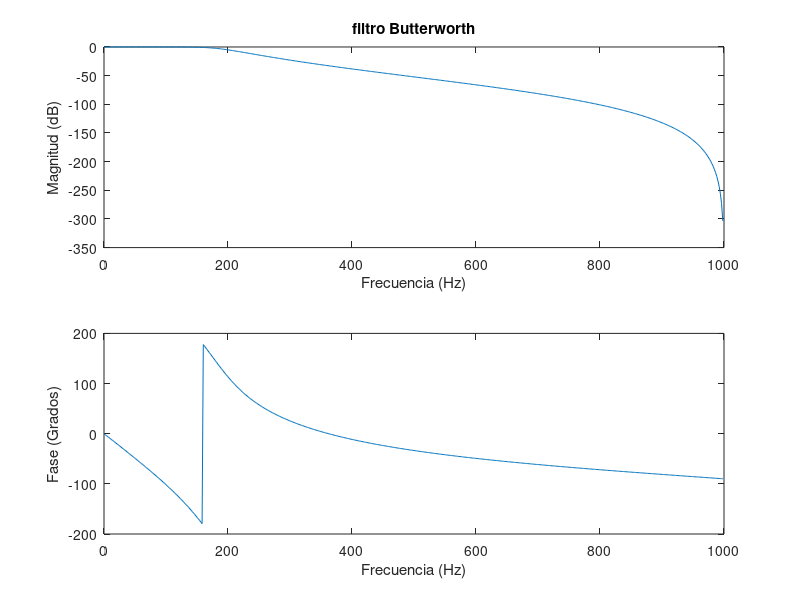
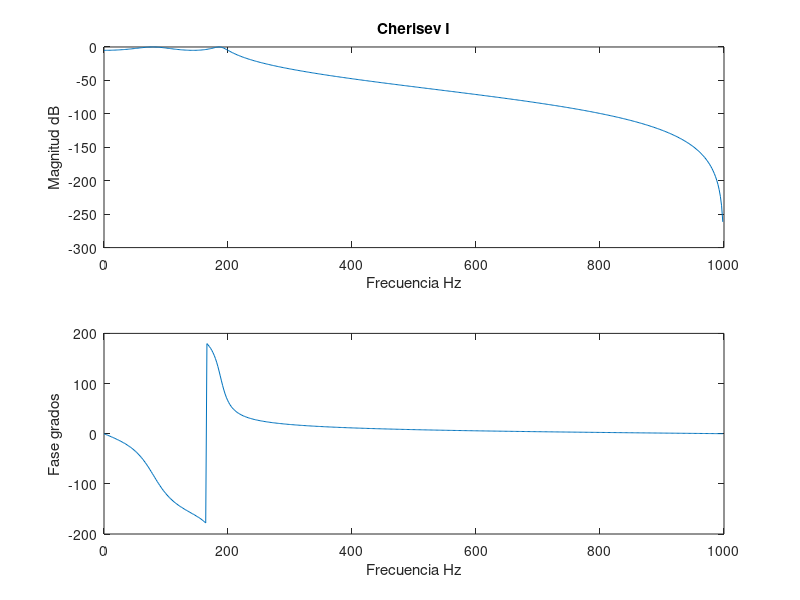
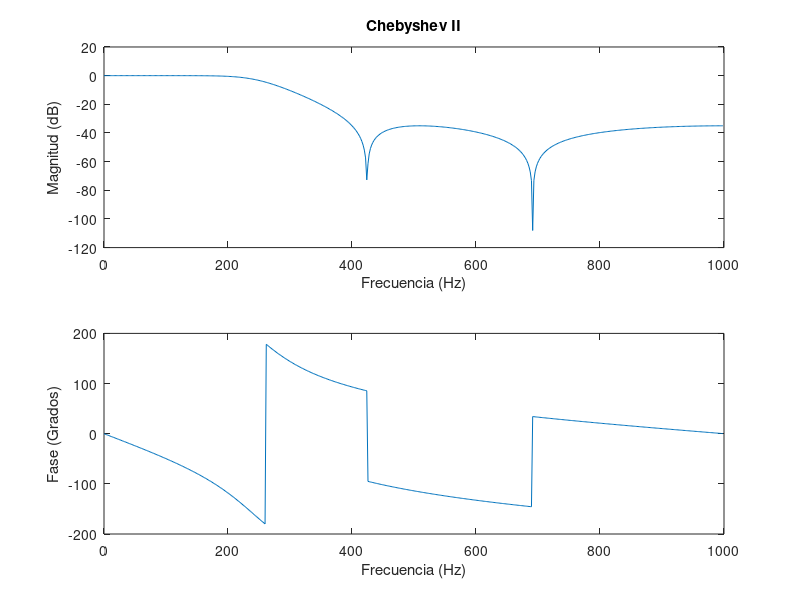
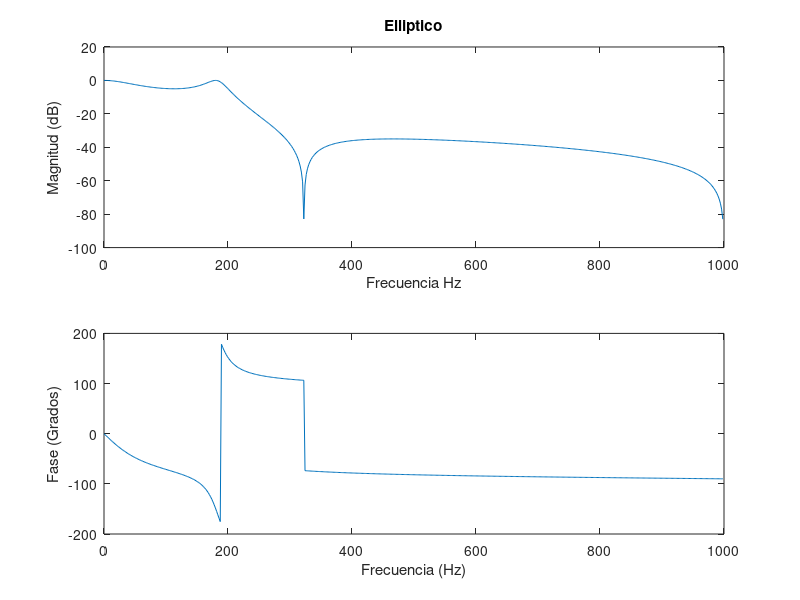

These figures' MATLAB source, in order: (Note: this script raises an error after producing the figures.)
%desarrollo de clase
%% Practica 3. DISEÑO DE FILTROS DIGITALES IIR.

%En todos los apartados sobre diseño de filtros IIR, tenga en
%cuenta que MATLAB considera las frecuencias de corte de los 
%filtros normalizadas r
%especto a la mitad de la frecuencia de muestreo, fs/2.

% TIPO 1: Funciones para determinar el orden dadas ciertas
%expecificaciones. Estas funciones reciben como entrada los parametros de
%la mascara de tolerancia y devuelven el orden y la frecuencia de corte
%necesarios para las funciones que diseñan propiamente.

    % buttord
    % cheb1ord
    % cheb2ord
    % ellipord

% TIPO 2: Funciones para diseñar el filtro, reciben el orden y la
% frecuencia de corte devueltos por la funcion que determina el orden y el
% rizado en las bandas.
% - butter - cheby1 - cheby2 - ellip

% Considere las siguientes especificaciones:
%1) PasoBajo,
%2) fs = 2000 hz
%3) fmax bandapaso = 200 hz
%4) fmin bandaatenuada = 400 hz
%5) Amax bandapaso = 5 dB
%6) Amin bandaatenuada = 35 dB

% Determine el orden y diseñe el filtro para cada una de las cuatro aproximaciones mencionadas.
% Seguidamente conteste a las siguientes preguntas:
type = 'low';
f=2000;fp=200;fs=400;Rp=5;Rs=35;
Wp=2*fp/f;Ws=2*fs/f;
%Todos los filtros si por ejemplo lo hacemos con FIR, sale como en la
%figura 1, aunque si lo hacemos con butterworth vamos a ver que el maximo
%es la unidad,o sea cuando el rizado de banda de paso es costante, siempre
%esta entre delta +1 y delta -1 , el ancho de banda de transicion es aquel
%que me exige mas orden, relajamos el ancho de banda de transicion



%% Con Butterworth
%Nb = orden butterworth
%WnB = frecuencia del filtro
[Nb,WnB] = buttord(Wp,Ws,Rp,Rs);
[Bb,Ab] = butter(Nb,WnB,type);
[Hb,w] = freqz(Bb,Ab);
figure;
subplot(211),plot(w*f/(2*pi),20*log10(abs(Hb)));
title('filtro Butterworth');xlabel('Frecuencia (Hz)');ylabel('Magnitud (dB)');
subplot(212),plot(w*f/(2*pi),angle(Hb)*180/pi);
xlabel('Frecuencia (Hz)');ylabel('Fase (Grados)');
%{
%El filtro de Butterworth efectua la aproximacion mediante el criterio de
%maxima uniformidad en la banda pasante. Es decir tener una respuesta en
%frecuencia lo mas plana posible.

%Observamos en el primer plot como hasta los 200Hz obtenemos una respuesta
%plana por parte del filtro.
%cada familia de filtros tiene dos lllamadas, una que lemetemos los
%parametros y nos devuelve el orden y la frecuencia de corte(no nos interesa)

La salida de ls segundas funciones, devuelve los ceros y polos
Siempre la entrada en DECIBELIOS
%}
%% Con Cherisev Tipo I. (ondulacion de banda de paso)

[Nc1,Wnc1] = cheb1ord(Wp,Ws,Rp,Rs);
[Bc1,Ac1] = cheby1(Nc1,Rp,Wnc1,type);
[Hc1,w] = freqz(Bc1,Ac1);
figure;
subplot(211);plot(w*f/(2*pi),20*log10(abs(Hc1))); title('Cherisev I'); xlabel('Frecuencia Hz');ylabel('Magnitud dB');
subplot(212);plot(w*f/(2*pi),angle(Hc1)*180/pi);xlabel('Frecuencia Hz');ylabel('Fase grados');

%Observamos en este caso y como debe de ser en este tipo de filtro, se
%produce una caida más pronunciada que con el filtro Butterworth(en frecuencia).
%Este tipo de filtros tienen la propiedad de minimizar el error entre la
%caracteristica del filtro idealizada y la real, dentro del rango del
%filtro.

%% Chebyshev tipo II.

[Nc2,Wnc2]=cheb2ord(Wp,Ws,Rp,Rs);
[Bc2,Ac2]=cheby2(Nc2,Rs,Ws,type);
[Hc2,w]=freqz(Bc2,Ac2);
figure;
subplot(211),plot(w*f/(2*pi),20*log10(abs(Hc2)));title('Chebyshev II');xlabel('Frecuencia (Hz)');ylabel('Magnitud (dB)');
subplot(212),plot(w*f/(2*pi),angle(Hc2)*180/pi);xlabel('Frecuencia (Hz)');ylabel('Fase (Grados)');
% Estos filtros a diferencia de los Chebyshev I presentan ceros y polos, 
% su rizado es constante en la banda de rechazo y además presentan una caída 
% monotónica en la banda pasante.

%% Elíptico.

[Ne,Wne]= ellipord(Wp,Ws,Rp,Rs);
[Be,Ae] = ellip(Ne,Rp,Rs,Wne,type);
[Hc3,w]= freqz(Be,Ae);
figure;
subplot(211);plot(w*f/(2*pi),20*log10(abs(Hc3)));title('Elliptico');xlabel('Frecuencia Hz');ylabel('Magnitud (dB)');
subplot(212);plot(w*f/(2*pi),angle(Hc3)*180/pi);xlabel('Frecuencia (Hz)');ylabel('Fase (Grados)');

%filtro de cauer
% Están diseñados de manera que consiguen estrechar la zona de transición 
% entre bandas y, además, acotando el rizado en esas bandas. La diferencia 
% con el filtro de Chevyshev es que este sólo lo hace en una de las bandas.
% 
% Estos filtros suelen ser más eficientes debido a que al minimizar la zona 
% de transición, ante unas mismas restricciones consiguen un menor orden.
% 
% Por el contrario son los que presentan una fase menos lineal.

%% PREGUNTA NUMERO UNO. (filtro lowpass)
% Orden necesario para cada una de las aproximaciones. ¿Cual es el menor?, ¿y el mayor?

    % buttord -> 5
    % cheb1ord -> 4
    % cheb2ord -> 4
    % ellipord -> 3
% El filtro de mayor orden es el de Butterworth y el de menor es el
% elíptico. El orden de cada una de las aproximaciones podemos saberlo
% observando el "Workspace".

%% PREGUNTA NUMERO DOS. (filtro low pass)
% Represente el modulo de la respuesta en frecuencia en decibelios para los cuatro filtros
% disenados. Represente el eje de frecuencias en hercios analogicos. Ajuste el eje vertical
% entre 5 y -70 dB (axis). Verifique el cumplimiento de las especificaciones en los 4 casos.
% Dibuje el diagrama de polos y ceros en un plano z. Compruebe que son filtros estables.
% Butterworth
[Hb,wb] = freqz(Bb,Ab);
figure; subplot(221); plot(wb*f/(2*pi),20*log10(abs(Hb)));title('Butterworth');xlabel('Frecuencia (Hz)');ylabel('Magnitud (dB)');axis([0 1000 -70 5]);
% Chebyshev I
[Hc1,w]=freqz(Bc1,Ac1);
subplot(222),plot(w*f/(2*pi),20*log10(abs(Hc1)));title('Chebyshev I');xlabel('Frecuencia (Hz)');ylabel('Magnitud (dB)');axis([0 1000 -70 5]);
% Chebyshev II
[Hc2,w]=freqz(Bc2,Ac2);
subplot(223),plot(w*f/(2*pi),20*log10(abs(Hc2)));title('Chebyshev II');xlabel('Frecuencia (Hz)');ylabel('Magnitud (dB)');axis([0 1000 -70 5]);
% Elíptico
[He,w]=freqz(Be,Ae);
subplot(224),plot(w*f/(2*pi),20*log10(abs(He)));title('Elíptico');xlabel('Frecuencia (Hz)');ylabel('Magnitud (dB)');axis([0 1000 -70 5]);
%% PREGUNTA NUMERO TRES. (filtro low pass)

% El comportamiento en cada una de las bandas de paso y atenuada puede ser de dos tipos:
% 1. Monotono. ´
% 2. Rizado constante: oscilatorio con la amplitud de todas las oscilaciones iguales.
% Indique para cada uno de los tipos de aproximacion el tipo de comportamiento en la banda ´
% de paso y atenuada
%si es oscilatorio, el orden siempre es menor

% Butterworth
%parte de uno y va decreciendo siempre
 % Rizado en banda de paso: MONOTONO
 % Rizado en banda atenuada:MONOTONO
% Chevishev 1
 % Rizado en banda de paso: RIZADO CONSTANTE
 % Rizado en banda atenuada:MONOTONO
% Chevishev 2
 % Rizado en banda de paso: MONOTONO
 % Rizado en banda atenuada:RIZADO CONSTANTE
% Eliptico
 % Rizado en banda de paso: RIZADO CONSTANTE
 % Rizado en banda atenuada: RIZADO CONSTANTE
 
 
 
 

%% Diseño de filtro paso banda:
% El siguiente paso es disenar un filtro paso banda con cada una de las aproximaciones posi- ˜
% bles, considere las siguientes especificaciones:
type = 'bandpass';
f = 22050;%Frecuencia de muestreo
%clipa todo
% fp1 = 350; fp2 = 3350; %Frecuencias de las bandas de paso
% fs1 = 250; fs2 = 3450; %Frecuencias de la banda atenuada
% fs = [fs1 fs2];
% fp = [fp1 fp2];
%telefono
fp1 = 375; fp2 = 3325; %Frecuencias de las bandas de paso
fs1 = 225; fs2 = 3475; %Frecuencias de la banda atenuada
fs = [fs1 fs2];
fp = [fp1 fp2];

Rp = 1 ;%Atenuacion maxima en la banda de paso.
Rs = 50;%Atenuacion minima en al banda de atenuada.
Wp = 2*fp/f;
Ws = 2*fs/f;
%Butterworth
[Nb,WnB] = buttord (Wp,Ws,Rp,Rs);
[Bb,Ab] = butter (Nb,WnB,type);
[Hb,wb] = freqz(Bb,Ab);
%Chevishev 1
[Nc1,Wnc1] = cheb1ord (Wp,Ws,Rp,Rs);
[Bc1,Ac1] = cheby1 (Nc1,Rp,Wnc1,type);
[Hc1,wc1] = freqz(Bc1,Ac1);
%Chevishev 2
[Nc2,Wnc2] = cheb2ord (Wp,Ws,Rp,Rs);
[Bc2,Ac2] = cheby2 (Nc2,Rs,Ws,type);
[Hc2,wc2] = freqz(Bc2,Ac2);
%Eliptico
[Ne,Wne] = ellipord (Wp,Ws,Rp,Rs);
[Be,Ae] = ellip (Ne,Rp,Rs,Wne,type);
[He,we] = freqz(Be,Ae);
%todas las 'w' son iguales, de ahi que no diferenciamos al aplicar (buttord,chev1ord,chev2ord y ellipord)
figure;
subplot(221),plot(wc1*f/(2*pi),20*log10(abs(Hb))),title('Butterworth');xlabel('Frecuencia (Hz)');ylabel('Magnitud (dB)');xlim([0 11025])
subplot(222),plot(wc1*f/(2*pi),20*log10(abs(Hc1))),title('Chebysev I');xlabel('Frecuencia (Hz)');ylabel('Magnitud (dB)');xlim([0 11025])
subplot(223),plot(wc1*f/(2*pi),20*log10(abs(Hc2))),title('Chebysev II');xlabel('Frecuencia (Hz)');ylabel('Magnitud (dB)');xlim([0 11025])
subplot(224),plot(wc1*f/(2*pi),20*log10(abs(He))),title('Elíptico');xlabel('Frecuencia (Hz)');ylabel('Magnitud (dB)');xlim([0 11025])
%{
simulacion de llamada de telefono, comprobar siempre que es estable ,
SIEMPRE 
%}


%% Apartado 1 (bandpass)
figure;
subplot(221);zplane(Bb,Ab);title('Diagrama de polos y ceros filtro Butterworth');
subplot(222);zplane(Bc1,Ac1);title('Diagrama de polos y ceros filtro Chebysev I');
subplot(223);zplane(Bc2,Ac2);title('Diagrama de polos y ceros filtro Chebysev II');
subplot(224);zplane(Be,Ae);title('Diagrama de polos y ceros filtro Elíptico');
%Las cuatro aproximaciones son inestables.

%% Apartado 2 (bandpass)
% Compruebe el retardo de grupo para cada aproximacion.
%el retardo de grupo es algo que no controlamos, adelantamos y retrasamos
%muestras de tal manera que cuando tengamos el resultado, se puede escuchar
%la distorsion de fase

figure;
subplot(221);grpdelay(Bb,Ab);title('Retardo de grupo Butterworth');
subplot(222);grpdelay(Bc1,Ac1);title('Retardo de grupo Chevishev 1');
subplot(223);grpdelay(Bc2,Ac2);title('Retardo de grupo Chevishev 2');
subplot(224);grpdelay(Be,Ae);title('Retardo de grupo Eliptico');

%% Apartado 3 (bandpass)
% Filtre el fichero voz.wav con cada una de las cuatro aproximaciones. Compruebe si es
% audible la distorsion de fase.
[x,fs1] = audioread('voz.wav');
yb = filter(Bb,Ab,x);
yc1 = filter(Bc1,Ac1,x);
yc2 = filter(Bc2,Ac2,x);
ye = filter(Be,Ae,x);

%IMPORTANTE: Vector de tiempos (muestras temporales)
t = (0:length(x)-1)/fs1;

%Filtrado por las cuatro aproximaciones
figure;
subplot(221);plot(t,yb);xlabel('Tiempo (s)');ylabel('Magnitud');title('Audio filtrado aprox. butterworth');
subplot(222);plot(t,yc1);xlabel('Tiempo (s)');ylabel('Magnitud');title('Audio filtrado aprox. chevishev 1');
subplot(223);plot(t,yc2);xlabel('Tiempo (s)');ylabel('Magnitud');title('Audio filtrado aprox. chevishev 2');
subplot(224);plot(t,ye);xlabel('Tiempo (s)');ylabel('Magnitud');title('Audio filtrado aprox. eliptico');

audiowrite('vozbutter.wav',yb,fs1);%sordo
audiowrite('vozcheby1.wav',yc1,fs1);%sordo
audiowrite('vozcheby2.wav',yc2,fs1);%sordo
audiowrite('vozellip.wav',ye,fs1);%clipado
%{
solo tiene una respuesta parecida el elíptico, 
en el butter se vuelve inestable, chebishev 
tambien pero en el eliptico confunde ,
vemos las raices del eliptico, si que 
tenemos polos muy poco fuera del circulo
unidad, cuando tengo un polo fuera de unidad, 
la señal se vuelve inestable en algún momento, 
cambiamos las frecuencias de corte y un ancho
de badna de transcion mas grande , 
siguen siendo inestables , exceto el eliptico que 
parece estable aunque debe de comprobarse, elimina 
altas frecuencias , cuando hay vocales sordas, se lo
carga tambien 
fp1 = 375; fp2 = 3325; %Frecuencias de las bandas de paso
fs1 = 225; fs2 = 3475; %Frecuencias de la banda atenuada
fs = [fs1 fs2];
fp = [fp1 fp2];
%}
figure;
plot(t,x);hold on;plot(t,ye);title("comparacion");legend("original","señal eliptica");hold off;


%% Diseno de un ecualizador digital

%% Apartado 1

% Programe una funcion MATLAB ecualizador(B1,A1,B2,A2,B3,A3,G1,G2,G3,x)
% que reciba como entradas los par·metros de cada filtro, las ganancias de cada rama (en ¥
% dB) y la seÒal de entrada, y que devuelva la seÒal de salida y[n] (ve·se figura 2). Haga uso
% de la funcion MATLAB filter() para implementar los filtrados.

%% Apartado 2

% Determine el orden y diseÒe los tres filtros del ecualizador, H1(z), H2(z)y H3(z), con
% los siguientes requisitos:

% - El ecualizador se va a utilizar con senales analÛgicas muestreadas a 44.1 Khz. ¥
% - Las bandas de paso, atenuadas y de transicion son las mostradas en la figura 3, donde ¥
%   f1 = 3150 hz., f2 = 9450 hz., d1 = 400 hz. y d2 = 800 hz.
% - Atenuacion m·xima en bandas de paso: 1 dB. ¥
% - Atenuacion mÌnima en banda atenuada: 40 dB.
% - H1(z) debe ser paso bajo Chebyshev tipo II.
% - H2(z) debe ser paso banda Chebyshev tipo I.
% - H3(z) debe ser paso alto elÌptico.
%{
tenemos que ver como la señal de audio, la mayor parte de la energia esta
en baja frecuencia,la mayor parte de la energia de concentra por debajo de
3000, pero sigue habiendo informacion importante por encima pero es menor,
diseñar 3 filtros.
%}
f=44100;f1=3150;f2=9450;d1=400;d2=800;Rp=1;Rs=40;

% Paso bajo
Wp=2*f1/f;Ws=Wp+2*d1/f;
[Nc2,Wc2]=cheb2ord(Wp,Ws,Rp,Rs);
[Bc2,Ac2]=cheby2(Nc2,Rs,Wc2,'low');
[Hc2,w]=freqz(Bc2,Ac2);

% Paso banda
Wp=2*[f1 f2]/f;Ws=2*[f1-d1 f2+d2]/f;
[Nc1,Wc1]=cheb1ord(Wp,Ws,Rp,Rs);
[Bc1,Ac1]=cheby1(Nc1,Rp,Wc1,'bandpass');
[Hc1,w]=freqz(Bc1,Ac1);

% Paso alto
Wp=2*f2/f;Ws=2*(f2-d2)/f;
[Ne,We]=ellipord(Wp,Ws,Rp,Rs);
[Be,Ae]=ellip(Ne,Rp,Rs,We,'high');
[He,w]=freqz(Be,Ae);

% Orden paso bajo -> 12
% Orden paso banda -> 10
% Orden paso alto -> 6

%% Apartado 3

% Dibuje la respuesta en frecuencia de los tres filtros en una misma grafica.

figure;
plot(w*f/(2*pi),20*log10(abs(Hc2))),title('Filtro paso bajo');xlabel('Frecuencia (Hz)');ylabel('Magnitud (dB)');hold on
plot(w*f/(2*pi),20*log10(abs(Hc1))),title('Filtro paso banda');xlabel('Frecuencia (Hz)');ylabel('Magnitud (dB)');hold on
plot(w*f/(2*pi),20*log10(abs(He))),title('Filtro paso alto');xlabel('Frecuencia (Hz)');ylabel('Magnitud (dB)');legend('paso bajo','paso banda','paso alto');hold off

%% Apartado 4
% El fichero audio.wav contiene música muestrada a 44.1 khz. Vamos a pasar dicha señal
% por el ecualizador para comprobar la importancia de cada una de las bandas de frecuencias
% de la senal. Ejecute el programa ecualizador() tres veces para obtener las señales
% y1, y2 y y3, utilizando los filtros H1, H2 y H3 que acaba de disear y con los valores de
% ganancia que se indican en la siguiente tabla:

%   G1            G2           G3
% y1 0 dB       -40 dB      -40 dB
% y2 -40 dB     0 dB        -40 dB
% y3 -40 dB     -40 dB      0 dB

[x,fs] = audioread('audio.wav');
G1 = [0 -40 -40];
G2 = [-40 0 -40];
G3 = [-40 -40 0];
%Inicializamos la senal de salida a cero

y=zeros(length(x),3);
%La rellenamos
figure;
for i = 1:3
   y(:,i) = ecualizador(Bc2,Ac2,Bc1,Ac1,Be,Ae,G1(i),G2(i),G3(i),x);%ecualizamos 
   audiowrite(['audioy',num2str(i),'.wav'],y(:,i),fs); %generamos nuestro audio total
   plot(length(y(:,i)));title('ECUALIZADO');xlabel('');ylabel('');hold on
end
legend('y1','y2','y3');hold off;
%Nos devuelve audioy1,audioy2,audioy3.
%{
cae la sensacioon de sonoridad, el oido es mas sensible en cuanto a
percepcion, en alta freq, estamos quitando muchas frecuencias
%}



%% 4. Diseno de filtros digitales FIR 
%% Diseno de filtros FIR por el método de las ventanas

% MATLAB tiene dos funciones para disenar filtros por enventanado: 
% - fir1(): disena filtros de una sola banda, es decir, los filtros: paso bajo, paso alto, paso ˜
% banda y de banda eliminada.
% - fir2(): disena filtros FIR especificados por tramos o multibanda. ˜
% Nosotros utilizaremos fir1().


% Utilizando fir1(), disene los tres filtros siguientes todos ellos de frecuencia de corte 0.2:
% a) h1 de longitud 15 coeficientes y con ventana rectangular.
% b) h2 de longitud 15 coeficientes y con ventana hamming.
% c) h3 de longitud 31 coeficientes y con ventana rectangular.

N1 = 15; N2 = 15; N3 = 31; Wn = 0.2; type = 'low';
A = 1;
B1 = fir1(N1-1,Wn,type,ones(1,N1));
B2 = fir1(N2-1,Wn,type,hamming(N2));
B3 = fir1(N3-1,Wn,type,ones(1,N3));
%% Apartado 2.
% Dibuje las 3 respuestas impulsivas y compruebe su simetría
h1=impz(B1,A);
h2=impz(B2,A);
h3=impz(B3,A);

figure;
subplot(311);stem(0:length(h1)-1,h1);xlabel('Muestras (n)');ylabel('Valor');title('Respuesta al impulso de H1');
subplot(312);stem(0:length(h2)-1,h2);xlabel('Muestras (n)');ylabel('Valor');title('Respuesta al impulso de H2');
subplot(313);stem(0:length(h3)-1,h3);xlabel('Muestras (n)');ylabel('Valor');title('Respuesta al impulso de H3');
%Todas presentan simetria par.

%% Apartado 3.
% Dibuje el módulo en escala lineal de la respuesta en frecuencia de los filtros agrupando ´
% en una misma gráfica primero la respuesta en frecuencia de h1 y h2 y en otra de h1 y h3.

[H1,w1] = freqz(B1,A);
[H2,w2] = freqz(B2,A);
[H3,w3] = freqz(B3,A);
%w1 = w2.
%w1 = w3.
figure;
subplot(121);plot(w1/pi,abs([H1 H2]));xlabel('Frec digital');ylabel('Magnitud');title('Respuesta en frecuencia de H1(rectangular m15) y H2(hamming)');
subplot(122);plot(w1/pi,abs([H1 H3]));xlabel('Frec digital');ylabel('Magnitud');title('Respuesta en frecuencia de H1(rectangular m15) y H3(rectangular m30)');

%% Apartado 4.
% Responda a las siguientes cuestiones:

% - Para un mismo número de coeficientes del filtro, el ancho de banda de transición, ´
% ¿depende del tipo de ventana? (compare respuesta de h1 y h2).

%si, podemos ver como para el mismo numero de muestrtasa el ancho de banda
%de transicion del filtro con enventanado rectangular es menor que en
% el caso de enventanado con hamming, por lo que el ancho de banda si que
% depende del enventanado

% - El rizado en la banda de paso, ¿depende del tipo de ventana? (compare respuesta de
% h1 y h2).

%Si como se puede apreciar, en hamming, no existe rizado, bueno, si existe
%pero es tan pequeño que se hace inapreciable , en cambia en la rectangular
%le rizado es mas pronunciado,con lo cual depende del tipo de ventana.

% El ancho de banda de transicion, ¿depende de la longitud de la ventana? (compare ´
% respuesta de h1 y h3).

%Si, en el caso de que se haga mediante un enventanado como rectangular,
%es inversamente proporcional a la longitud de la ventana , para un mayor
%numero de muestras, el ancho de banda de transicion es menor

% - El rizado en la banda de paso, ¿depende de la longitud de la ventana? (compare
% respuesta de h1 y h3).

% El rizado no depende de la longitud de la ventana, pues es muy similar en ambos casos.

%% Apartado 5

% - Para un mismo tipo de ventana, indique que aspectos (rizado y anchura de banda de
% transición) mejoran, empeoran o se quedan igual por cambiar el número de coeficientes 
% del filtro. (comparar las respuestas de h1 y h3).

% Al aumentar el número de coeficientes se reduce el ancho de banda de
% transición, pero el rizado permanece igual.

%% Apartado 6

% -A la vista de las respuestas anteriores, indique que elegiría primero a la hora de diseñar,
% el tipo de ventana o el número de coeficientes del filtro.

% En primer lugar se establecería el número de coeficientes y
% posteriormente se elegiría la ventana que permitiese cumplir las
% especificaciones, ya que si eligiesemeos primero la ventana, podriamos
% obtener un número de coeficientes mayor, con lo cual, primero debemos de
% realizar las especificaciones de nuestro filtro y luego el filtro que 
% mas se adapte a nuestras necesidades.

%% Apartado 7.

% Diseñe un filtro paso banda entre 300 y 3400 Hz con un ancho de banda de transición de 
% 100 Hz y un rizado de 50 dB (frecuencia de muestreo de 22050 Hz). Determine la ventana
% y el orden requerido. Filtre el fichero voz.wav y compruebe si ha habido mejora frente
% a los filtros IIR, ya que ahora no hay distorsion de fase.
fp1=300;fp2=3400;%frecuencias de parada
If=100;%incremento de freq
fc = [fp1 fp2];%frecuencia central
A=50;fs=22050;%fs y A
type='bandpass';

% Al diseñar el filtro con enventanado el rizado en banda de paso es el
% mismo que en banda atenuada. Además este aspecto depende de la ventana.
% Observando una tabla con las distintas ventanas,estas caracteristicas se
% pueden satisfacer con ventanda de Hamming.


% Para la ventana de Hamming el ancho de banda de transición se
% puede calcular del siguiente modo: 3.84*f/2M. Por tanto M será:
M = ceil(6.6*fs/(2*If));

[x,fsv] = audioread('voz.wav');
Wc=2*pi*fc/fs;
Wc=Wc/pi;

Bh = fir1(M,Wc,type,hamming(M+1));
[H,w] = freqz(Bh,1);
figure;
plot(fs*w/(2*pi),20*log10(abs(H)));
xlabel('Frecuencia (Hz)'),ylabel('Magnitud (dB)');title('Filtro con ventana de Hamming');
y=filter(Bh,1,x);
audiowrite('vozFIR.wav',y,fsv);

%% Apartado 1

% Diseñe un filtro de 61 coeficientes utilizando firpm y las especificaciones:

% - Atenuada: de 0 a 300 hz.
% - Paso: de 300 a 3400 hz.
% - Atenuada: de 3400 a 11025 hz. 
% - Ancho de banda de transición: 100 hz.

% Calcule y represente el módulo de la respuesta en frecuencia en escala lineal. Comente las 
% desviaciones frente a la respuesta deseada que observa. ¿Son mayores en la banda de paso o en la atenuada?
N=60;
If=100;
fs=22050;
fp=[300 3400];
f=[0,2*(fp(1)-If)/fs,2*fp(1)/fs,2*fp(2)/fs,2*(fp(2)+If)/fs,1 ];
a=[0 0 1 1 0 0];
A=1;
B=firpm(N,f,a);
[H,w]=freqz(B,A);
figure
plot(w*fs/(2*pi),abs(H));xlabel('Frecuencia (Hz)');ylabel('Módulo');title('Filtro paso banda');
% Las desviaciones son similares en banda de paso y en banda atenuada.


%% Apartado 2

% Diseñe un filtro de 131 coeficientes utilizando firpm y las mismas especificaciones anteriores.
% Calcule y represente el módulo de la respuesta en frecuencia en escala lineal. Compare las 
% desviaciones frente a la respuesta deseada que observa con las vistas para 61 coeficientes.

N2=130;
B2=firpm(N2,f,a);
[H2,w]=freqz(B2,A);
figure
plot(w*fs/(2*pi),abs(H2));xlabel('Frecuencia (Hz)');ylabel('Módulo');title('Filtro paso banda');xlim([0 fs/2])

%% Apartado 3

% Diseñe un filtro de 131 coeficientes utilizando firpm y las mismas especificaciones anteriores, 
% pero considere que los errores en la banda atenuada deben ser 10 veces menores que en la de paso.
% Calcule y represente el módulo de la respuesta en frecuencia en escala lineal. Compare
% las desviaciones frente a la respuesta deseada que observa con las vistas en el punto 2.
% Indique cuales representan una mejora y cuáles un empeoramiento frente al mencionado 
% apartado 2.
r=10;
w=[1,1/r,1];

B3=firpm(N2,f,a,w);
[H3,w]=freqz(B3,A);
figure;
plot(w*fs/(2*pi),abs(H3));xlabel('Frecuencia (Hz)');ylabel('Módulo');title('Filtro paso banda');
% Para un mayor número de coeficientes las desviaciones son menores.
%% Apartado 4
% 4. Dise˜ne un filtro de 131 coeficientes, con las mismas especificaciones que los anteriores,
% pero considerando un ancho de banda de transici ´on de 300 hz.
% Calcule y represente el m ´odulo de la respuesta en frecuencia en escala lineal. Compare
% las desviaciones frente a la respuesta deseada que observa con las vistas en el punto 2.
% Indique qu´e aspectos mejoran y cu´ales empeoran.
%%                                                                                    
r=10;
w=[1,1/r,1];
N2=130;
If=300;
fs=22050;
fp=[300 3400];
f=[0,2*(fp(1)-If/2)/fs,2*(fp(1)+If/2)/fs,2*(fp(2)-If/2)/fs,2*(fp(2)+If/2)/fs,1 ];
a=[0 0 1 1 0 0];
B3=firpm(N2,f,a,w);
[H3,w]=freqz(B3,1);
figure;
plot(w*fs/(2*pi),abs(H3));xlabel('Frecuencia (Hz)');ylabel('Módulo');title('Filtro paso banda');

%% Apartado 5
% 5. Dise˜ne un filtro, con las especificaciones iniciales, considerando un rizado en banda de
% paso de 1 dB y un rizado en banda de atenuaci ´on de 50 dB. Determine el orden necesario.
% Compruebe que el filtro cumple las especificaciones. Compare el orden obtenido con los
% casos IIR y FIR con dise˜no mediante enventanado.
%{
al ser 50dB el mas restrictivo, haremos uso de un enventanado de hamming
%}

%%                                                                                          
If=100;
fs=22050;
fp=[300 3400];
f=[0,2*(fp(1)-If/2)/fs,2*(fp(1)+If/2)/fs,2*(fp(2)-If/2)/fs,2*(fp(2)+If/2)/fs 1];
a=[0 0 1 1 0 0];
A=1;
%{
N=floor(3.3*fs/If);
B=fir2(N,f,a,hamming(N+1));%no usar 
[H,w]=freqz(B,A);%[H,w]=freqz(B,A,orden);
figure;plot(w*fs/(2*pi),20*log10(abs(H)));xlabel('Frecuencia (Hz)');ylabel('Módulo');title('Filtro paso banda');
%}
% M = ceil(6.6*pi/((100)*2*pi/fs));
% B = fir1(M,[300 3400]/(fs/2),'bandpass',hamming(M+1));
% [H,F] = freqz(B,1,1024);
% figure;plot(F*fs/2/pi,20*log10(abs(H)));title(['fir hamming, orden:' num2str(M)]);
%    b = fir2(n,f,m)

%{
¿titulo?
%}
If=100;
Rp=1;
delta_p = (1-(10^(-Rp/20)));
delta_s=10^(-50/20);
fs=22050;
w=[1,delta_s/delta_p,1];%normalizado 
fp=[300 3400];
f=[0,2*(fp(1)-If/2)/fs,2*(fp(1)+If/2)/fs,2*(fp(2)-If/2)/fs,2*(fp(2)+If/2)/fs 1];
a=[0 0 1 1 0 0];
A=1;
Rp=1;
delta_p = (1-(10^(-Rp/20)));
delta_s=10^(-50/20);
M = ceil((-10*log10(delta_s*delta_p)-13)/(2.324*If*2*pi/fs));
B=firpm(M,f,a,w);
[H,F] = freqz(B,A,1024);
figure;plot(F*fs/2/pi,20*log10(abs(H)));title(['PARK, orden:' num2str(M)]);


%% 5. Conclusiones
% En esta practica se ha pretendido realizar un paseo por las principales 
% funciones disponibles en MATLAB para diseño de filtros digitales. Se han 
% revisado tanto los metodos de diseño de IIR como de FIR. Lo que se ha 
% pretendido es presentar las distintas funciones disponibles,
% sus parametros de diseño y la influencia de estos en el resultado final
% obtenido. No se ha experimentado con todas las funciones de diseño disponibles (ver designfilt()).

designfilt();


